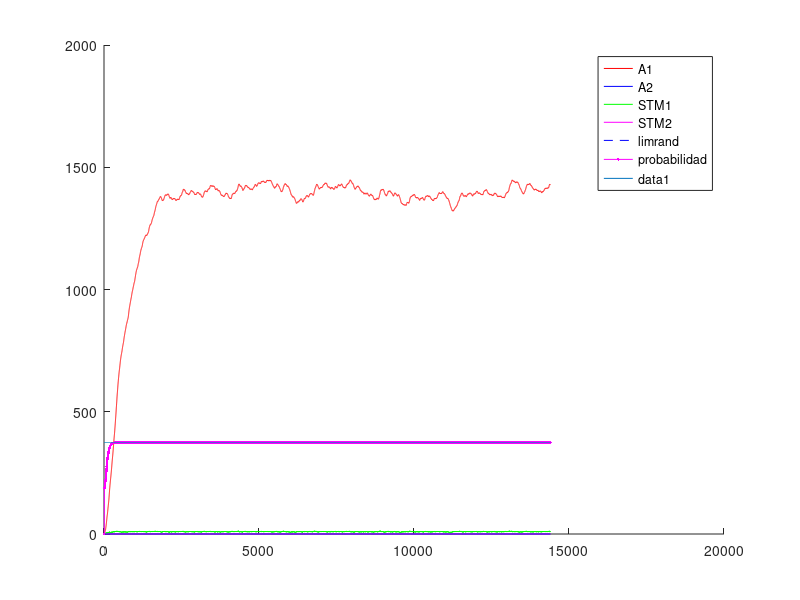
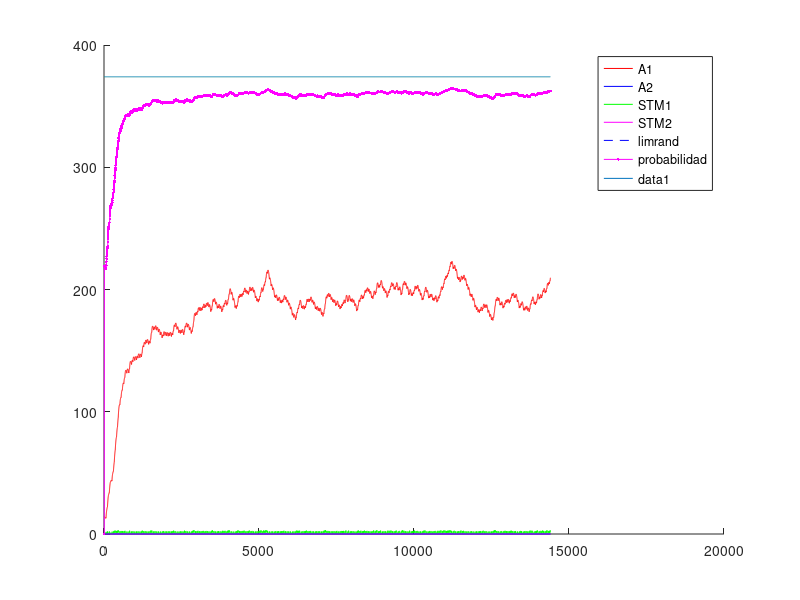
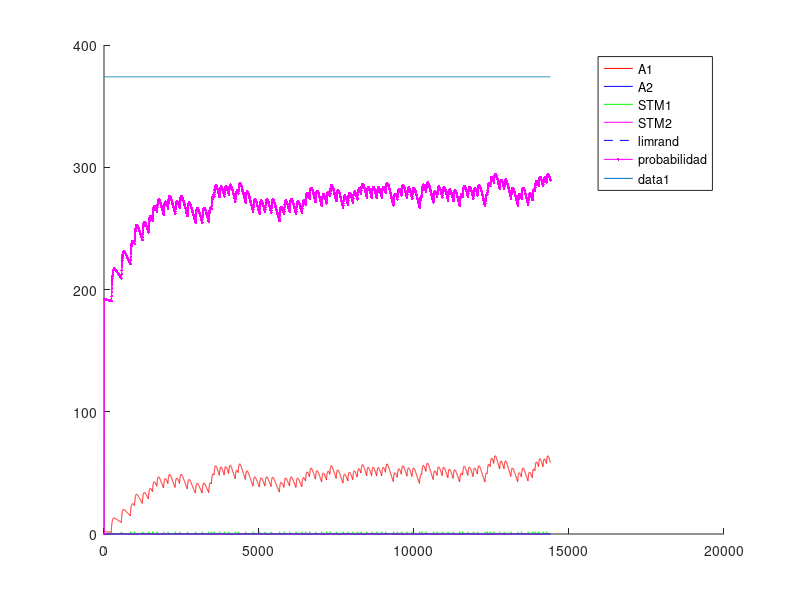
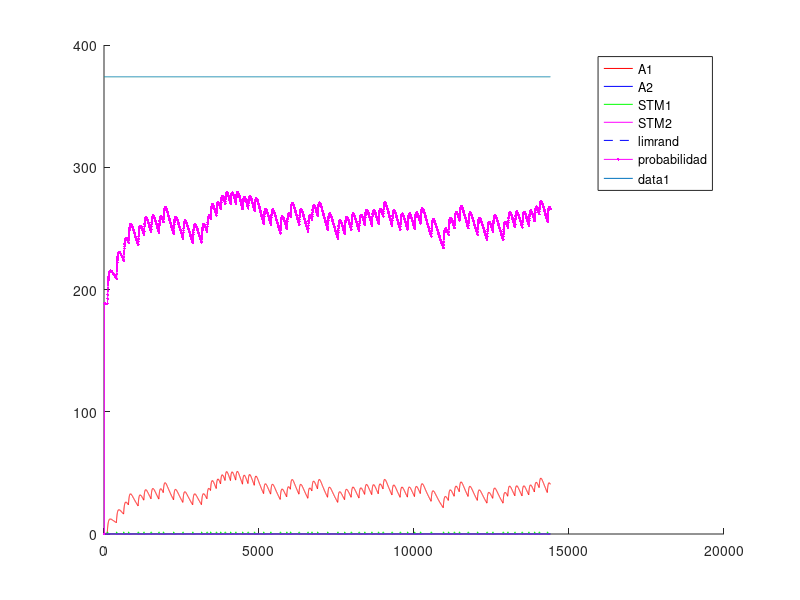

MATLAB code to generate these figures, in order:
%% Experimento con Variable-Ratio - VR - Tasa Variable
%% Existen multiples intancias de palanquelo (cada vez que realiza respuesta decide si realiza otro o no)
%% Sesiones de 3600 segundos
%% 3 sesiones por tasa de refuerzo (o quizas hasta que sature)
%% 5 sesiones por Experimento.
%% Cada sesion 
%% Tiempo para realizar un respuesta 1 segundo
%% 
%% La probabilidad de eleccion se ajusta al nivel de maxima frecuencia de palanqueo

close all
clc
clear

%% Matriz de pago 0 1 
%% 1 - 
%%%
%%% 
function rf = feel(pellets)
  rf=0;
  if (nargin~=0)
    rf=(12.8*(1-exp(-.25.* pellets.^(2))))+(12.8*(1-exp(-.5.* pellets)));
  else
    error ("Faltan parametros");
  endif
endfunction
%% 
%% 

%% INICIALIZATION
%%%%%% CONSTANTES DE SESIONES
Ntrial  =  1 ;   %% un trial de 3600 segundos
tTrial  =  3600; %% en segundos
tResp   =  1;    %% en segundos
tMuestreo = 0.25;%% en segundos
Nses    =  5 ;
Vr=[1,10,30,40,60]; %% tasa medias de palanquei
Ntest   =  1;
limrand =  0.138;
saving  =  0.01 ;
%%%%%% CONSTANTES DE DECAIMIENTO
alpha = 1*tMuestreo;
beta  = 0.125*tMuestreo ;
gamma = 0.0067*tMuestreo;%0.025 ; 
delta = 1*tMuestreo;
%%%%%% INICIALIZACION
palanca = zeros(2,1);
Rf_1=0;
Rf_2=0;
A1=zeros(1,Ntest);
A2=zeros(1,Ntest);
stm_1=zeros(2,Ntest);
stm_2=zeros(2,Ntest);
d=1;
x_1=zeros(30,1);
x_2=zeros(30,1);
sesion = zeros(Nses,1);
trialXsesion = zeros(Nses,Ntrial);
terminal_sesion=zeros(Nses,1);
nb_resp = zeros(Nses,Ntest);
refuerzo = zeros(Nses,Ntest);
contadorP1=0;
contadorP2=0;

%% CALCULO DE AROUSAL MAXIMO
%% Iteraciones de respuesta refuerzo para encotnrar el STM medio
Nconfig=5; %% Tasa de respuesta de configuracion
%plot([1:0.01:20],(12.8*(1-exp(-.25.* [1:0.01:20].^(2))))+(12.8*(1-exp(-.5.* [1:0.01:20]))),'.k')
R1 = floor(feel(1)); %tiempo de refuezo para R
l1 = Nconfig/tMuestreo; % duracion entre trials
suma = 0; %suma es un valor necesaria para calcular max1 y min1
suma = alpha*R1 %% Refuerzo cada N respuestas
iter=100; %% numero de iteraciones para que converja el stm
max1 = 0; %maximum de stm1
min1 = 0; %minimum de stm1
for i = 1:iter 
  suma = (1-beta)^(Nconfig/tMuestreo)*suma;%% Instantes que decae el stm
  min1=suma;
  suma += alpha*R1; %Refuerzo
  max1=suma;
end
comp=.88;
S1 = (((max1-min1)*(comp*l1))/2)+min1*comp*l1; %calcul de la superficie del triangulo mas la de el rectangulo
stm_1_medio = S1/(l1);
A1max = (delta/gamma)*stm_1_medio;

%% INICIO DE LAS ITERATIONS
for l = 1:Ntest  %% TESTES
  Num=0;
  for k = 1:Nses  %% SESIONES (cambia el N)
    i=2;
    %duracion = [1,tTrial*ones(1,Ntrial)];
    
    contador = 1;
    palanca(1)=randi(2);
    %% Agregar tasa de refuerzos  %%
    tasa=Vr(k);
    if k>1
      A1(Num+1,l)=saving*A1(Num,l);
      A2(Num+1,l)=saving*A2(Num,l);
      stm_1(Num+1,l)=0*stm_1(Num,l);
      stm_2(Num+1,l)=0*stm_2(Num,l); 
      %%% ELECCION DE LA PRIMERA PALANCA 
      if A1(Num,1)>A2(Num,1)
        palanca(2)=1;
      else
        palanca(2)=2;
      end
    end       
    
    for j=2:(Ntrial*tTrial/tMuestreo) %% Todos los trials juntos
      
      if contador == tResp/tMuestreo%duracion(i)
        contador = 1;
        
        i = i+1 ;
        J = j ;
        P(i,k)=0.5*(1-exp(-(5*A1((j-1)+Num,l))/A1max))+0.5; %probabilidad en exponential
        %P=.99;
        %P2(i,k)=0.5*(1-exp(-(5*A2((j-1)+Num,l))/A2max))+0.5;
        
        a = rand ;
        %%% ELECCION DE LA PALANCA %%% Basicamente elige palanquear o no palanquear
        if (A1((j-1)+Num,l)<=limrand)&&(A2((j-1)+Num,l)<=limrand)
          palanca(i)=randi(2);
        elseif (A1((j-1)+Num,l)>=limrand)&&(A2((j-1)+Num,l)<=limrand)
          if a>=P(i,k)
            palanca(i)=2;
          else
            palanca(i)=1;
          end
        elseif (A1((j-1)+Num,l)<=limrand)&&(A2((j-1)+Num,l)>=limrand)
          if a>=P(i,k)
            palanca(i)=1;
          else
            palanca(i)=2;
          end
        end
        %% Contadores para tasa de refuerzo
        if palanca(i)==1
          contadorP1++;
        else
          contadorP2++;
        endif
        %%% REFUERZO %%%
        if (contadorP1>=tasa)
          %if (palanca(i)==1) %% palanquea
          Rf_1=floor(feel(1));
          Rf_2=0;
          %elseif (palanca(i-1)==2) %% No palanquea
          %  Rf_1=0;
          %  Rf_2=0;%floor(10*(1-exp(-0.8* 2 )));
          %end
          %stm_1(j+Num,l)=(1-beta)*stm_1((j-1)+Num,l)+alpha*Rf_1;
          %stm_2(j+Num,l)=(1-beta)*stm_2((j-1)+Num,l)+alpha*Rf_2;
          contadorP1=0;
          dispe=.5; %% dispercion del 50% del valor de la tasa
          tasa=Vr(k)*(1 + dispe*(1-2*rand)); %% Asignacion de tasa  
          refuerzo(k,l)++;
        end
      else
        contador=contador +1;
        Rf_1=0;
        Rf_2=0;
      end
      stm_1(j+Num,l)=(1-beta)*stm_1((j-1)+Num,l)+alpha*Rf_1;
      stm_2(j+Num,l)=(1-beta)*stm_2((j-1)+Num,l)+alpha*Rf_2;
      A1(j+Num,l)=(1-gamma)*A1((j-1)+Num,l)+delta*stm_1(j+Num,l);
      A2(j+Num,l)=(1-gamma)*A2((j-1)+Num,l)+delta*stm_2(j+Num,l);
      
%      if floor(j/tTrial)==(j/tTrial)
%        trialXsesion()
%      end
    end
    
    
    %%% CONTADOR DE A QUE J SE CAMBIA LA SESION
    %sesion(k-1,l)=j;
    sesion(k,l)=j+Num;
    %%% DEFINICION DE NUM
%    compteur = 0 ;
%    for i=1:length(A1(:,l))
%      if A1(i,l)~=0
%        compteur = compteur +1;
%      end
%    end
%    Num=compteur;
    Num = j+Num;
    Sizemat = length(A1);
    
    for j = 1:length(palanca)
      if palanca(j)==1
        %nb_coop(k-1,l)= nb_coop(k-1,l)+1;
        nb_resp(k,l)= nb_resp(k,l)+1;
      end
    end
  end
end


%%% PRUEBAS 
%%% ENCONTRA LA LONGITUD REAL DEL EXPERIMENTACION
nonnul = zeros(Ntest,1);
for k=1:Ntest
  for i=1:length(A1)
    if A1(i,k) ~= 0
      nonnul(k)=nonnul(k)+1;
    end
  end
end

%%% PRUEBA I _ PESO DE LA EXPERIMENTACION EN LA MEMORIA
porcent = 0;
for i = 1:Ntest
  if sum(A1(:,i)) > 10 * sum(A2(:,i))
    porcent = porcent +1;
  end
end

%%% PRUEBA II _ SI LA EXCITATION ALCANZA A SU MAXIMUM
maxima = zeros(Ntest,1);
for k = 1:Ntest
  if floor(max(A1(:,k))) == floor(max(max(A1))) 
    maxima(k) = maxima(k) +1;
  end
end

%%% PRUEBA III _ EN QUE SESION LA PALANCA GANA DE VERDAD
%ird = zeros(Ntest,1);
%for k = 1:Ntest
%  i=1;
%  while 1
%    if A1(nonnul(k)-i,k) < limrand
%      ird(k) = nonnul(k)-i+1;
%      break;
%    else
%      i=i+1;
%    end
%  end
%end
%
%%%% PRUEBA IV _ CONVIERTE J EN NUMERO DE SESION
%for k = 1:Ntest
%  i=1;
%  while 1
%    if ird(k) <= sum(sesion(1:i)+50)
%      ird(k)=i;
%      break;
%    else
%      i=i+1;
%    end
%  end
%end

%%% PRUEBA V _ PORCENTAJE DE COOPERACION POR SESION / EXPERIMENTO


%porcentaje_coop_sesion=zeros(Nses,Ntest);
%porcentaje_coop_experimento=zeros(Ntest,1);
%for k = 1:Ntest
%  porcentaje_coop_experimento(k)=sum(nb_coop(:,k))/(Ntrial*Nses)*100;
%end

%for i=1:Ntest
%  terminal_sesion(1,i)=sesion(1,i);
%  for j=2:Nses
%    terminal_sesion(j,i)=sesion(j,i)+terminal_sesion(j-1,i);
%  end
%end

%%% DEMOSTRACION 


%promedio_sesion=sum(ird)/Ntest
%porcent_10xsuperior_al_otra=porcent/Ntest * 100;
%cuanto_alcanzan_al_maxima=sum(maxima)/Ntest * 100;
%porcentaje_coop_experimento;
%porcentaje_coop_sesion=floor(nb_coop/Ntrial*100);

resp_por_segundos=nb_resp/length(palanca); %numero de respuestas dividido por el numero de respestas maximal posible

for i=1:Ntest
  for j=1:Nses
    figure
    hold on
    %plot(sesion(j,i)*ones(1,max(max(A1(:,i)))),(1:max(max(A1(:,i)))),'--k');
    %h=plot((sesion(j,i).*tMuestreo)*ones(1,max(max(A1(:,i)))),(1:max(max(A1(:,i)))),'--k');
    %set(h, "linewidth", 2);
    if j==1
      plot(1:Ntrial*tTrial/tMuestreo,A1(1:sesion(j,i),i),'r',1:Ntrial*tTrial/tMuestreo,A2(1:sesion(j,i),i),'b',1:Ntrial*tTrial/tMuestreo,stm_1(1:sesion(j,i),i),'g',1:Ntrial*tTrial/tMuestreo,stm_2(1:sesion(j,i),i),'m',1:Ntrial*tTrial/tMuestreo,limrand*ones(1,Ntrial*tTrial/tMuestreo),'--b')
      plot((1:(Ntrial*tTrial)+1)/tMuestreo,P(:,j)'*A1max,'.-m');
      legend("A1","A2","STM1","STM2","limrand","probabilidad");
    else
      plot(1:Ntrial*tTrial/tMuestreo,A1(sesion(j-1,i)+1:sesion(j,i),i),'r',1:Ntrial*tTrial/tMuestreo,A2(sesion(j-1,i)+1:sesion(j,i),i),'b',1:Ntrial*tTrial/tMuestreo,stm_1(sesion(j-1,i)+1:sesion(j,i),i),'g',1:Ntrial*tTrial/tMuestreo,stm_2(sesion(j-1,i)+1:sesion(j,i),i),'m',1:Ntrial*tTrial/tMuestreo,limrand*ones(1,Ntrial*tTrial/tMuestreo),'--b')
      plot((1:(Ntrial*tTrial)+1)/tMuestreo,P(:,j)'*A1max,'.-m');
      legend("A1","A2","STM1","STM2","limrand","probabilidad");
    endif
    plot(1:Ntrial*tTrial/tMuestreo,A1max*ones(1,Ntrial*tTrial/tMuestreo))
    hold off
  endfor
endfor


%% Maximos exitos por tasa= 10-360 - 30-120 - 40-65 - 60-60 

color = 'rgbmkmrgbk';
figure
hold on
for i=1:Ntest
  plot(Vr,resp_por_segundos(:,i),'Color',color(i));
  title('Respuestas por segundos');
  xlabel('Tasa fija');
  ylabel('Respuestas/segundos');
  for j=1:Nses
    plot(Vr(j)*ones(1,floor(resp_por_segundos(j,i)*100)+1),(0:floor(resp_por_segundos(j,i)*100))/100,'k');
  end
end
hold off

figure
hold on
for i=1:Ntest
  plot(refuerzo(:,i),resp_por_segundos(:,i),'Color',color(i));
  title('Respuestas y refuerzo');
  xlabel('Refuezo/horas');
  ylabel('Respuestas/segundos');
  for j=1:Nses
    plot(refuerzo(j)*ones(1,floor(resp_por_segundos(j,i)*100)+1),(0:floor(resp_por_segundos(j,i)*100))/100,'k');
    a = strcat('Num= ',num2str(Vr(j)));
    if j==3
      text(refuerzo(j),-.085,a);
    elseif j==4
      text(refuerzo(j),-.1,a);
    elseif j==5
      text(refuerzo(j),-.03,a);
    else
      text(refuerzo(j),-.06,a);
    end
  end
end
hold off

%%% probl�me de temps, pas le temps de d�croitre du coup red�marre plus
%%% haut CQFD
%%%% CASTIGO DE TIEMPO 
%%%% CUANTO VECES ELIGE COOPERATION
%%% Pour chaque session r�cup�rer le nombre de coop�ration et tracer la
%%% courbe correspondante 
